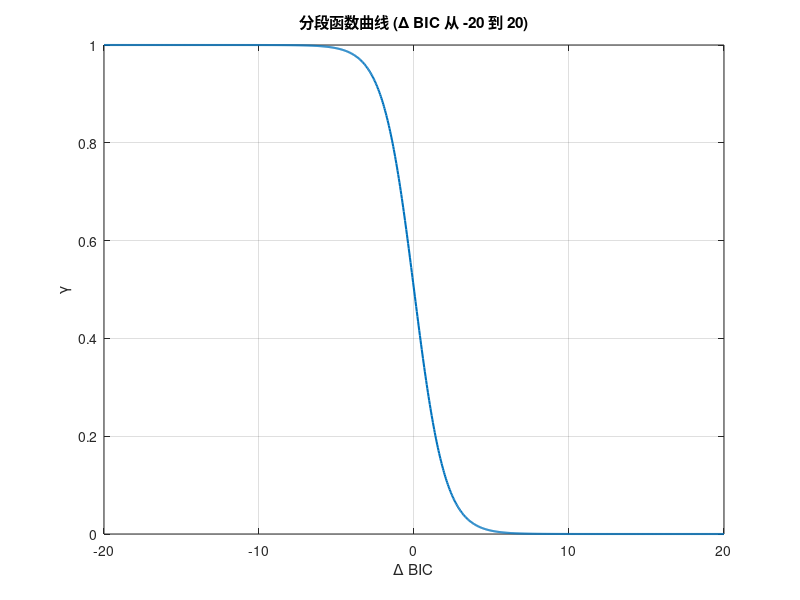

Write MATLAB code to recreate this figure.
% 定义 deltaBIC 范围
delta_BIC = linspace(-20, 20, 1000); % 从 -20 到 20，取 1000 个点

% 初始化 gamma 值
gamma = zeros(size(delta_BIC));

% 计算分段函数值
for i = 1:length(delta_BIC)
    if delta_BIC(i) >= 0
        % 对于 ΔBIC ≥ 0 的部分
        gamma(i) = 1 / (1 + exp(delta_BIC(i)));
    else
        % 对于 ΔBIC < 0 的部分
        gamma(i) = 1 - 1 / (1 + exp(-delta_BIC(i)));
    end
end

% 绘制曲线
figure;
plot(delta_BIC, gamma, 'LineWidth', 1.5);
xlabel('\Delta BIC');
ylabel('\gamma');
title('分段函数曲线 (\Delta BIC 从 -20 到 20)');
grid on;

% 设置坐标轴范围
xlim([-20, 20]);
ylim([0, 1]);
